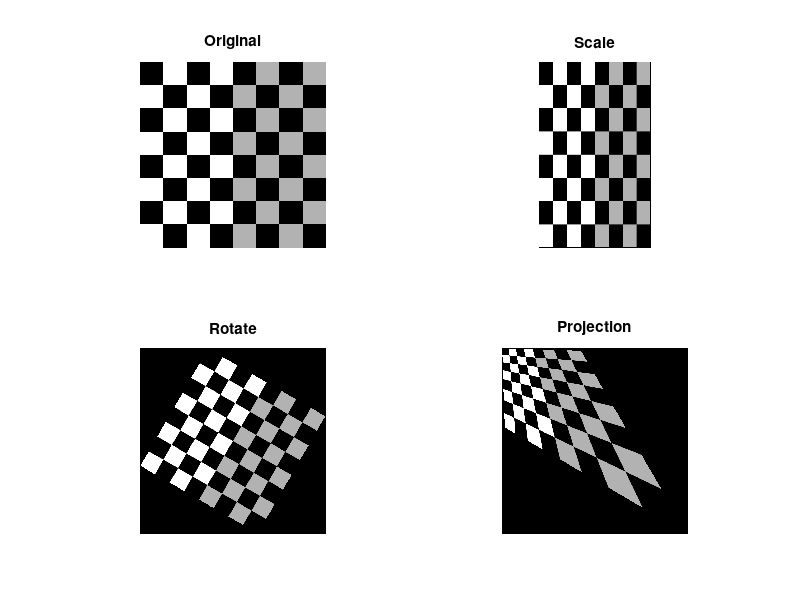

MATLAB code to generate this figure:
addpath('./utils');
f = checkerboard(50) ;
sx = 0.75 ;
sy = 1.25 ;

T = [ sx 0 0;
0 sy 0;
0 0 1 ] ;
t1 =  maketform( 'affine' , T ) ;
g1 =  imtransform( f , t1 ) ;

theta = pi / 6 ;
T2 = [ cos(theta) sin(theta) 0 ;
-sin(theta) cos(theta) 0;
0 0 1 ] ;
t2 = maketform( 'affine' , T2 ) ;
g2  = imtransform( f , t2 ) ;

T3 = [ 0.4788 0.0135 -0.0009;
0.0135 0.4788 -0.0009;
0.5059 0.5059 1.0000 ] ;
tform3 = maketform ( 'projective' , T3 ) ;
g3 = imtransform( f , tform3 ) ;

subplot(2,2,1); imshow(f); title("Original");
subplot(2,2,2);imshow(g1);title("Scale");
subplot(2,2,3); imshow(g2);title("Rotate");
subplot(2,2,4); imshow(g3);title("Projection");